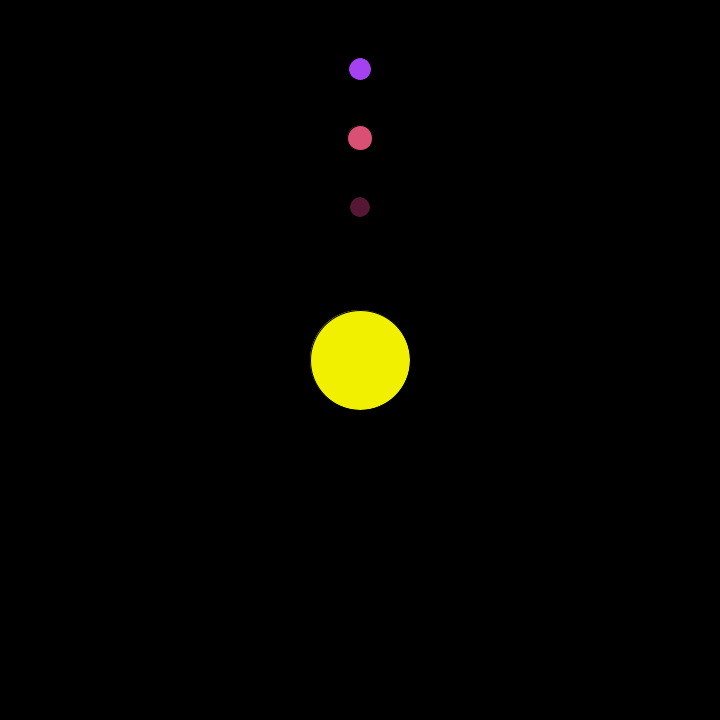
Frame 1 (no input)
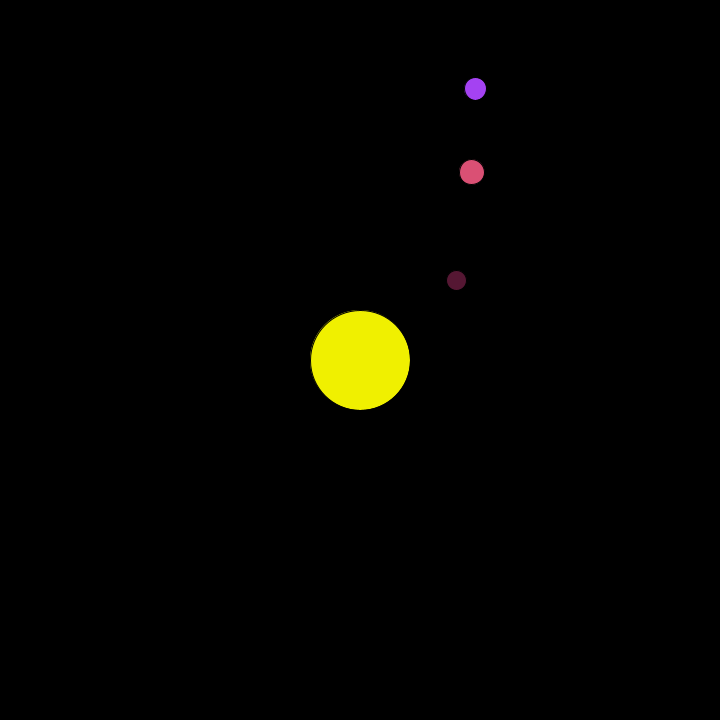
Frame 60 (the mouse pressed at the canvas centre just before this capture)
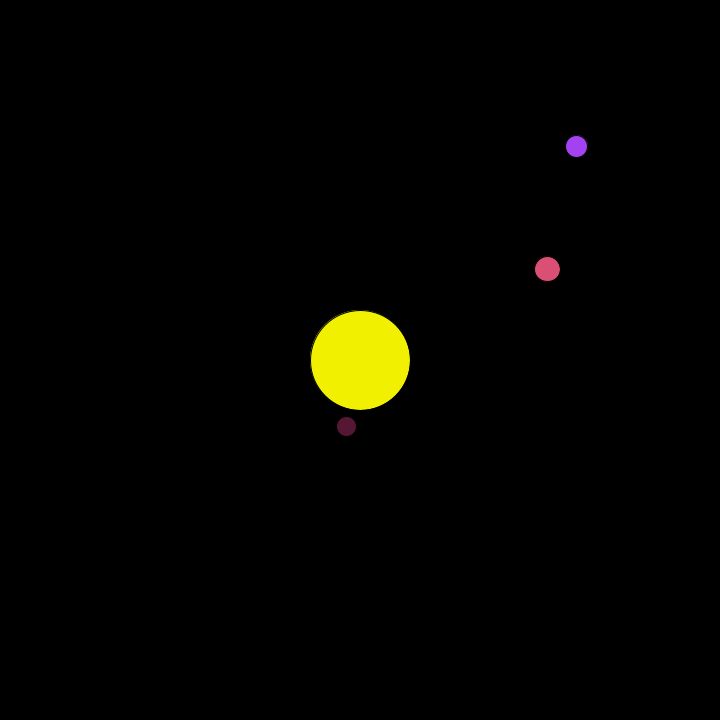
Frame 120 (the mouse held since frame 60 and released just before this capture)

The Processing sketch that drew these frames (run headless with seeded random() and noise(); from frame 60 on, the mouse is pressed at the canvas centre):

// Processing sketch: SimpleSolarSystemSimulation
// ── SimpleSolarSystemSimulation.pde
ArrayList<Planet> planets=new ArrayList();
Sun s=new Sun();
void setup(){
   
  size(720,720);
  
  for(int i=1; i <= 3; i++){
     
    planets.add(new Planet(width/2,i*69));
    
  }
  
  
}
void draw(){
   
  background(0);
  s.show();
  for(int i=0; i < planets.size(); i++){
     
    planets.get(i).show();
    planets.get(i).move();
    planets.get(i).attract(s);
    
    if(!planets.get(i).check(s)){
     
      planets.remove(i);
      
    }
    
  }
  
}

void mouseDragged(){
  
  planets.add(new Planet());
  
}

// ── Planet.pde
class Planet{
 
  PVector p,v,a;
  
  float size;
  
  color c=color(random(255),random(255),random(255));
  
    Planet(float x,int y){
   
    p=new PVector(x,y);
    
    if(mouseX<360){
     
      v=new PVector(2,0);
      
    }else{
     
      v=new PVector(-2,0);
      
    }
    
    a=new PVector(0,0);
    
    size=random(20,30);
    
  }
  
  Planet(){
   
    p=new PVector(360,mouseY);
    
    if(mouseX<360){
     
      v=new PVector(2,0);
      
    }else{
     
      v=new PVector(-2,0);
      
    }
    
    a=new PVector(0,0);
    
    size=random(10,30);
    
  }
  
  void show(){
   
    fill(c);
    
    ellipse(p.x,p.y,size,size);
    
  }
  
  void move(){
   
    v.add(a);
    
    p.add(v);
    
    a.mult(0);
    
  }
  
  void attract(Sun s){
   
    PVector d=p.copy().sub(s.p.copy());
    
    float dist=d.mag();
    float G=-1;
    
    PVector fg=d.normalize().mult(G*s.mass/(pow(dist,2)));
    
    a.add(fg);
    
  }
  
  boolean check(Sun s){
   
    if(p.copy().sub(s.p.copy()).mag()<s.size/2+size/2){
     
      return false;
      
    }
    
    return true;
    
  }
  
}

// ── Sun.pde
class Sun{
 
  PVector p;
  
  float mass;
  
  int size=100;
  
  Sun(){
   
    p=new PVector(360,360);
    
    mass=1000;
    
  }
  
  void show(){
   
    fill(240,240,0);
    
    ellipse(p.x,p.y,size,size);
    
  }
  
}
